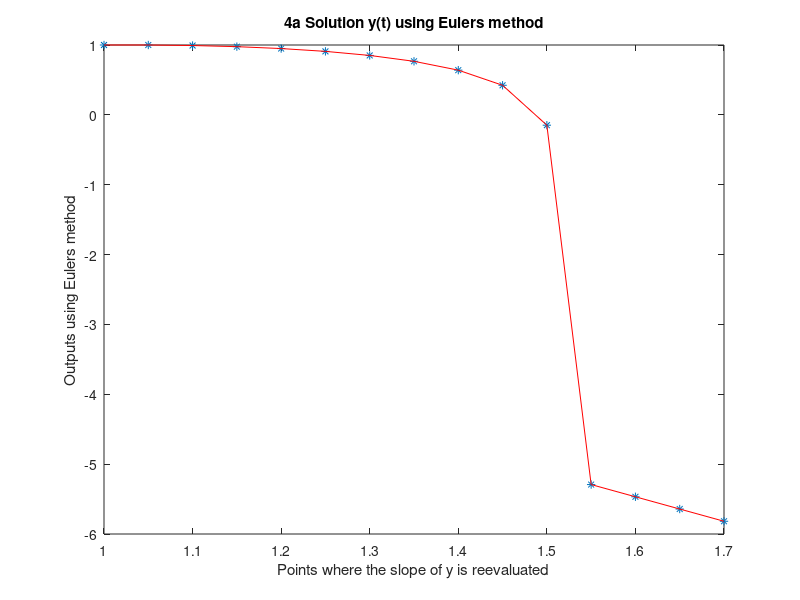

Write the MATLAB code that produced this figure.
%%
% Problem 4
% Solve the ODE, y'(t) = y(t)/t - t^2 / y^2(t)
% With the initial condition that y(1) = 1
% on the interval [1 , 1.7]
%
% a. Euler 
%
% y_n+1 = y_n + h f(x,y)
h=0.05;                      % step size
t = 1:h:1.7;                
y = zeros(1,length(t)); 
y(1) = 1;                     % initial condition
f_ty = @(t,y) y/t - t^2/y^2;  

for i=1:(length(t)-1)         % calculation loop
    phi = f_ty(t(i),y(i));
    y(i+1) = y(i) + phi*h;  
end
figure
plot(t , y , '*', t, y, '-r')
title('4a Solution y(t) using Eulers method')
xlabel('Points where the slope of y is reevaluated')
ylabel('Outputs using Eulers method')
